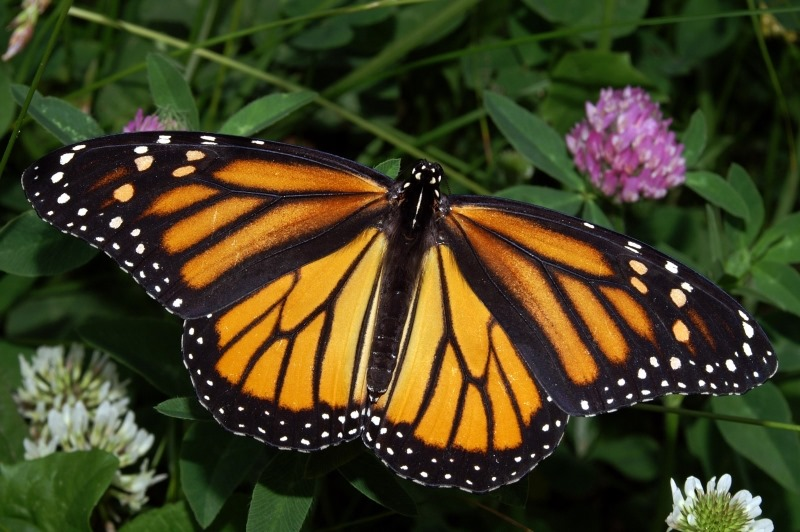
#> input picture EDGEDETECTION./Test_01.jpg, 800 x 532 px
$ jupyter execute edge_detection.ipynb
#> lines starting #> are read from the running program, lines starting #| are printed output that depends on the picture; after the words box and inside, x2 and y2 are one past the last pixel; in counts of white or black regions, pixels touching at a corner belong together
[cell 1]
import cv2
import numpy as np
from matplotlib import pyplot as plt
import pandas as pd
import os

[cell 2]
#reading the image in the grayscale image
img_01 = cv2.imread('Test_01.jpg',0)
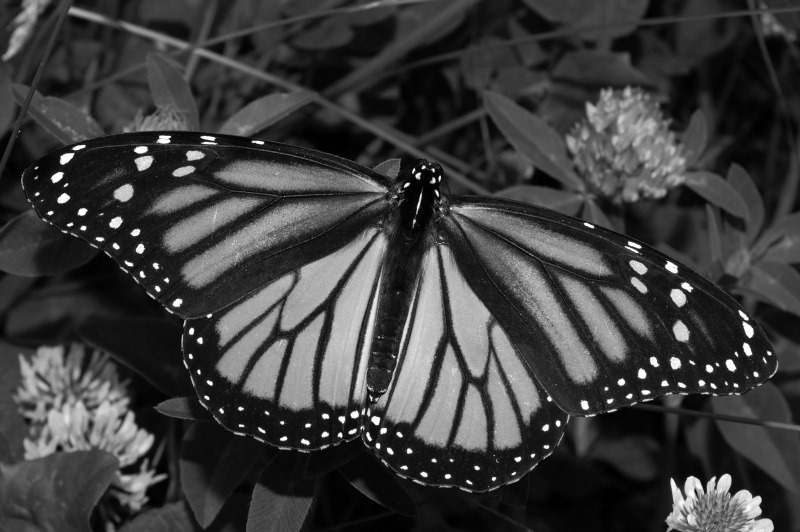
#> img_01: shape (532, 800); min 0, max 255, mean 60.9
img_02 = cv2.imread('Test_02.jfif',0)
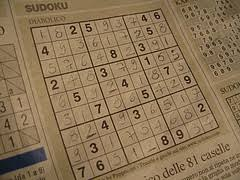
#> input picture EDGEDETECTION./Test_02.jfif, 240 x 180 px
#> img_02: shape (180, 240); min 0, max 211, mean 120.6
img_03 = cv2.imread('Test_03.jpg',0)
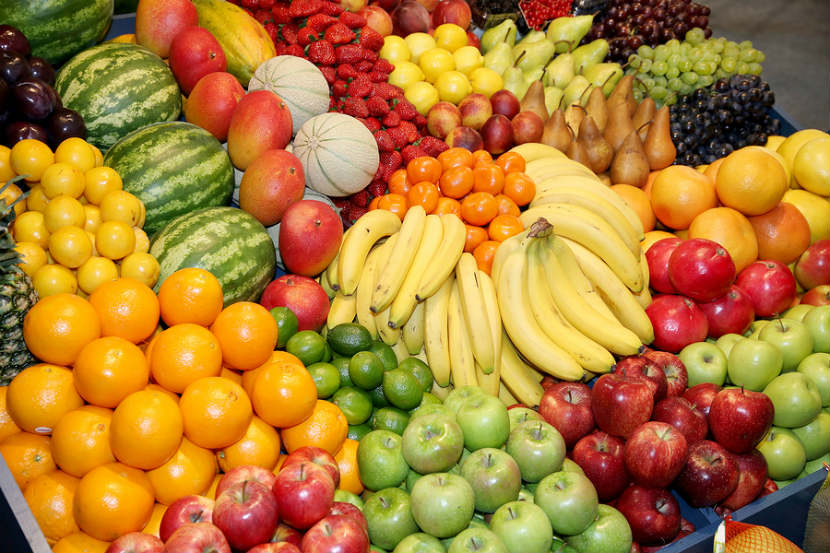
#> input picture EDGEDETECTION./Test_03.jpg, 830 x 553 px
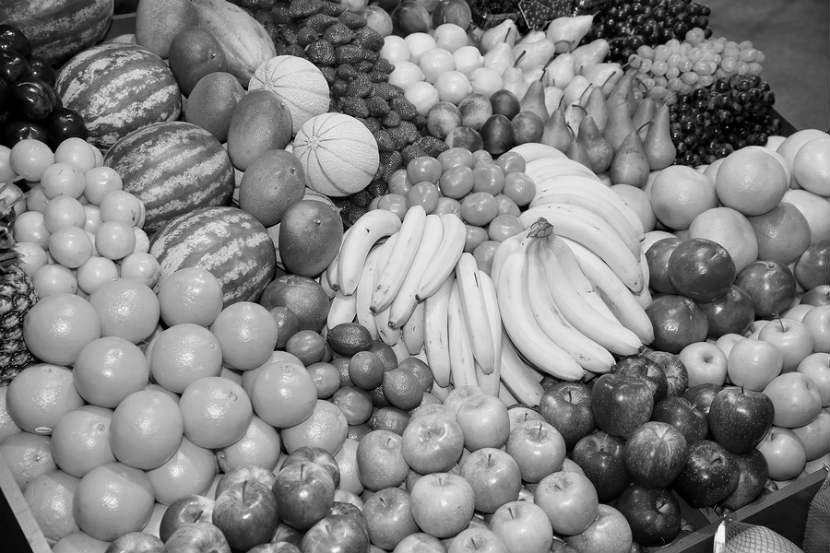
#> img_03: shape (553, 830); min 0, max 255, mean 131.2

[cell 3]
print(type(img_01))
#| <class 'numpy.ndarray'>

[cell 4]
print(type(img_02))
#| <class 'numpy.ndarray'>

[cell 5]
print(type(img_03))
#| <class 'numpy.ndarray'>

[cell 6]
plt.figure(figsize=(10,5))
plt.title("Image_01")
plt.imshow(img_01,'gray')

[cell 7]
plt.figure(figsize=(10,5))
plt.title("Image_02")
plt.imshow(img_02,'gray')

[cell 8]
plt.figure(figsize=(10,5))
plt.title("Image_03")
plt.imshow(img_03,'gray')

[cell 9]
print(img_01.shape)
#| (532, 800)

[cell 10]
print(img_02.shape)
#| (180, 240)

[cell 11]
print(img_03.shape)
#| (553, 830)

[cell 12]
#removing  noise using median blur
img = cv2.medianBlur(img_01,5)
#2nd argument is threshold,3rd argument - Value assigned if pixel is greater than threshold
ret,th1 = cv2.threshold(img,127,255,cv2.THRESH_BINARY)
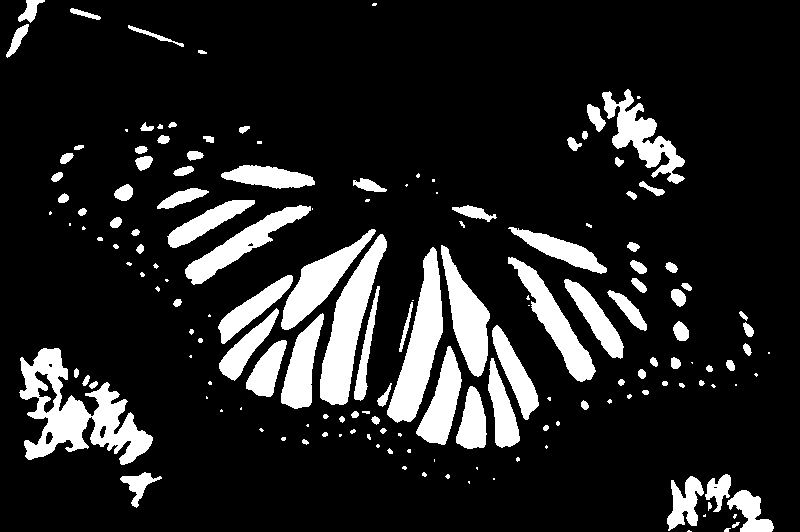
#> th1: shape (532, 800); 14.2% white; 162 white regions (58 under 20 px), largest, box (x1, y1, x2, y2) and area: (19, 348, 153, 465) 6342, (320, 234, 387, 405) 4395, (387, 247, 443, 423) 4291
#threshold value will be the  mean of neighbourhood area
th2 = cv2.adaptiveThreshold(img,255,cv2.ADAPTIVE_THRESH_MEAN_C,cv2.THRESH_BINARY,9,2)
#> th2: shape (532, 800); 65% white; 1313 black regions (1031 under 20 px), largest, box (x1, y1, x2, y2) and area: (0, 73, 800, 532) 94078, (23, 0, 486, 122) 9964, (374, 118, 569, 193) 2469
#threshold value is the weighted sum of neighbourhood values where weights are a gaussian window
th3 = cv2.adaptiveThreshold(img,255,cv2.ADAPTIVE_THRESH_GAUSSIAN_C,cv2.THRESH_BINARY,9,2)
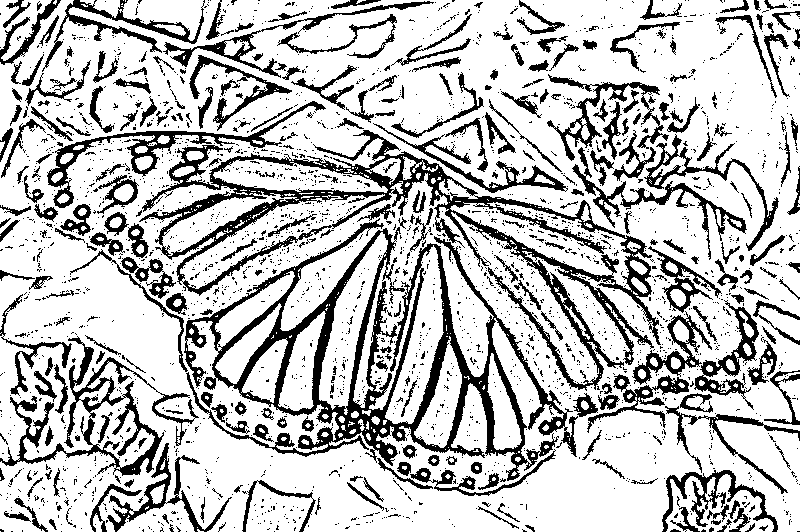
#> th3: shape (532, 800); 75.5% white; 2464 black regions (2175 under 20 px), largest, box (x1, y1, x2, y2) and area: (184, 218, 578, 481) 19580, (139, 130, 661, 391) 16216, (0, 336, 199, 476) 4787
titles = ['After MedianFiltering','Global Thresholding (v = 127)',
            'Adaptive Mean Thresholding', 'Adaptive Gaussian Thresholding']
images = [img, th1, th2, th3]
plt.figure(figsize=(15,10))
for i in range(4):
    plt.subplot(2,2,i+1)
    plt.imshow(images[i],'gray')
    plt.title(titles[i])
    plt.xticks([]),plt.yticks([])

plt.tight_layout()
plt.show()

[cell 13]
#removing  noise using median blur
img = cv2.medianBlur(img_02,5)
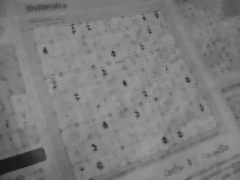
#> img: shape (180, 240); min 21, max 157, mean 125.2
#2nd argument is threshold,3rd argument - Value assigned if pixel is greater than threshold
ret,th1 = cv2.threshold(img,127,255,cv2.THRESH_BINARY)
#> th1: shape (180, 240); 52.6% white; 143 black regions (115 under 20 px), largest, box (x1, y1, x2, y2) and area: (0, 0, 240, 132) 10280, (0, 43, 223, 180) 7339, (183, 154, 240, 180) 809
#threshold value will be the  mean of neighbourhood area
th2 = cv2.adaptiveThreshold(img,255,cv2.ADAPTIVE_THRESH_MEAN_C,cv2.THRESH_BINARY,9,2)
#> th2: shape (180, 240); 71.3% white; 580 black regions (383 under 20 px), largest, box (x1, y1, x2, y2) and area: (0, 147, 47, 175) 486, (157, 129, 229, 160) 349, (154, 18, 186, 62) 274
#threshold value is the weighted sum of neighbourhood values where weights are a gaussian window
th3 = cv2.adaptiveThreshold(img,255,cv2.ADAPTIVE_THRESH_GAUSSIAN_C,cv2.THRESH_BINARY,9,2)
#> th3: shape (180, 240); 76.5% white; black in thin lines or dots
titles = ['After MedianFiltering','Global Thresholding (v = 127)',
            'Adaptive Mean Thresholding', 'Adaptive Gaussian Thresholding']
images = [img, th1, th2, th3]
plt.figure(figsize=(15,10))
for i in range(4):
    plt.subplot(2,2,i+1)
    plt.imshow(images[i],'gray')
    plt.title(titles[i])
    plt.xticks([]),plt.yticks([])

plt.tight_layout()
plt.show()

[cell 14]
#removing  noise using median blur
img = cv2.medianBlur(img_03,5)
#> img: shape (553, 830)
#2nd argument is threshold,3rd argument - Value assigned if pixel is greater than threshold
ret,th1 = cv2.threshold(img,127,255,cv2.THRESH_BINARY)
#> th1: shape (553, 830); 56.4% white; 95 black regions (39 under 20 px), largest, box (x1, y1, x2, y2) and area: (0, 0, 830, 505) 105870, (175, 175, 830, 553) 70885, (0, 156, 123, 484) 8396
#threshold value will be the  mean of neighbourhood area
th2 = cv2.adaptiveThreshold(img,255,cv2.ADAPTIVE_THRESH_MEAN_C,cv2.THRESH_BINARY,9,2)
#> th2: shape (553, 830); 66% white; 1738 black regions (1330 under 20 px), largest, box (x1, y1, x2, y2) and area: (0, 0, 830, 553) 95372, (452, 0, 830, 191) 16236, (620, 140, 830, 322) 4221
#threshold value is the weighted sum of neighbourhood values where weights are a gaussian window
th3 = cv2.adaptiveThreshold(img,255,cv2.ADAPTIVE_THRESH_GAUSSIAN_C,cv2.THRESH_BINARY,9,2)
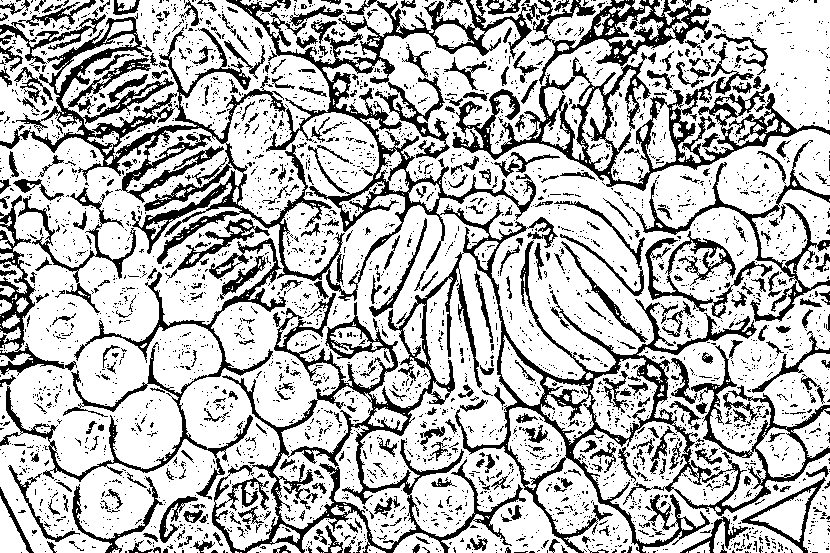
#> th3: shape (553, 830); 72.5% white; 3599 black regions (3204 under 20 px), largest, box (x1, y1, x2, y2) and area: (0, 0, 830, 553) 53266, (452, 42, 830, 191) 9842, (0, 238, 286, 500) 5902
titles = ['After MedianFiltering','Global Thresholding (v = 127)',
            'Adaptive Mean Thresholding', 'Adaptive Gaussian Thresholding']
images = [img, th1, th2, th3]
plt.figure(figsize=(15,10))
for i in range(4):
    plt.subplot(2,2,i+1)
    plt.imshow(images[i],'gray')
    plt.title(titles[i])
    plt.xticks([]),plt.yticks([])

plt.tight_layout()
plt.show()

[cell 15]
#applying otsu's thresholding

[cell 16]
img = cv2.medianBlur(img_01,5)
ret2,th2 = cv2.threshold(img,0,255,cv2.THRESH_BINARY+cv2.THRESH_OTSU)
#> th2: shape (532, 800); 19.8% white; 189 white regions (70 under 20 px), largest, box (x1, y1, x2, y2) and area: (14, 347, 154, 467) 8829, (451, 205, 611, 383) 7485, (566, 87, 707, 201) 7110
#> ret2 = 93

fig = plt.figure(figsize=(15,10))
plt.subplot(1,2,1)
plt.imshow(img,'gray')
plt.xticks([]),plt.yticks([])
plt.title("Image After Median Filtering")

plt.subplot(1,2,2)
plt.imshow(th2,'gray')
plt.xticks([]),plt.yticks([])
plt.title("Image after Otsu's Thresholding")
plt.show()

[cell 17]
img = cv2.medianBlur(img_02,5)
ret2,th2 = cv2.threshold(img,0,255,cv2.THRESH_BINARY+cv2.THRESH_OTSU)
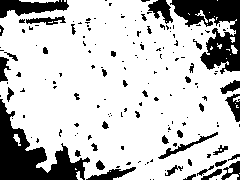
#> th2: shape (180, 240); 77.6% white; 167 black regions (124 under 20 px), largest, box (x1, y1, x2, y2) and area: (0, 99, 90, 180) 2912, (170, 0, 240, 74) 2546, (0, 0, 69, 18) 748
#> ret2 = 116

fig = plt.figure(figsize=(15,10))
plt.subplot(1,2,1)
plt.imshow(img,'gray')
plt.xticks([]),plt.yticks([])
plt.title("Image After Median Filtering")

plt.subplot(1,2,2)
plt.imshow(th2,'gray')
plt.xticks([]),plt.yticks([])
plt.title("Image after Otsu's Thresholding")
plt.show()

[cell 18]
img = cv2.medianBlur(img_03,5)
ret2,th2 = cv2.threshold(img,0,255,cv2.THRESH_BINARY+cv2.THRESH_OTSU)
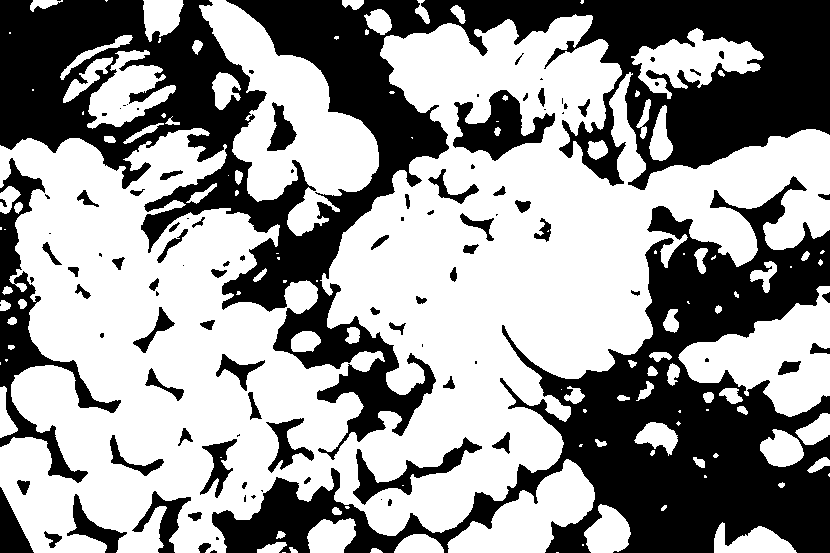
#> th2: shape (553, 830); 58.9% white; 104 black regions (38 under 20 px), largest, box (x1, y1, x2, y2) and area: (0, 0, 830, 460) 98170, (212, 176, 830, 553) 64660, (0, 158, 121, 483) 7502
#> ret2 = 122

fig = plt.figure(figsize=(15,10))
plt.subplot(1,2,1)
plt.imshow(img,'gray')
plt.xticks([]),plt.yticks([])
plt.title("Image After Median Filtering")

plt.subplot(1,2,2)
plt.imshow(th2,'gray')
plt.xticks([]),plt.yticks([])
plt.title("Image after Otsu's Thresholding")
plt.show()
